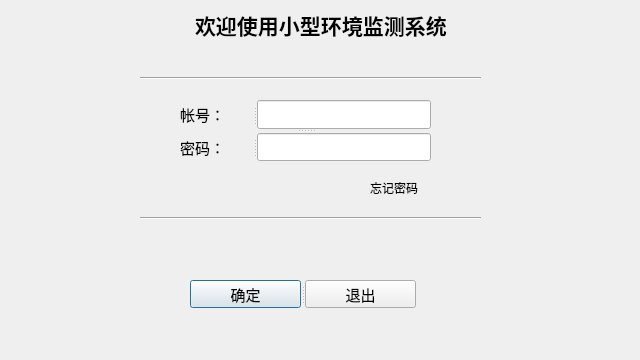
<?xml version="1.0" encoding="UTF-8"?>
<ui version="4.0">
 <class>loginDialog</class>
 <widget class="QDialog" name="loginDialog">
  <property name="geometry">
   <rect>
    <x>0</x>
    <y>0</y>
    <width>640</width>
    <height>360</height>
   </rect>
  </property>
  <property name="windowTitle">
   <string>Dialog</string>
  </property>
  <widget class="QLabel" name="login_NoPassLabel">
   <property name="geometry">
    <rect>
     <x>370</x>
     <y>180</y>
     <width>72</width>
     <height>15</height>
    </rect>
   </property>
   <property name="font">
    <font>
     <underline>true</underline>
    </font>
   </property>
   <property name="cursor">
    <cursorShape>OpenHandCursor</cursorShape>
   </property>
   <property name="mouseTracking">
    <bool>false</bool>
   </property>
   <property name="text">
    <string>忘记密码</string>
   </property>
  </widget>
  <widget class="Line" name="line">
   <property name="geometry">
    <rect>
     <x>140</x>
     <y>70</y>
     <width>341</width>
     <height>16</height>
    </rect>
   </property>
   <property name="orientation">
    <enum>Qt::Horizontal</enum>
   </property>
  </widget>
  <widget class="Line" name="line_3">
   <property name="geometry">
    <rect>
     <x>140</x>
     <y>210</y>
     <width>341</width>
     <height>16</height>
    </rect>
   </property>
   <property name="orientation">
    <enum>Qt::Horizontal</enum>
   </property>
  </widget>
  <widget class="QSplitter" name="splitter_3">
   <property name="geometry">
    <rect>
     <x>180</x>
     <y>100</y>
     <width>251</width>
     <height>61</height>
    </rect>
   </property>
   <property name="orientation">
    <enum>Qt::Vertical</enum>
   </property>
   <widget class="QSplitter" name="splitter">
    <property name="orientation">
     <enum>Qt::Horizontal</enum>
    </property>
    <widget class="QLabel" name="label">
     <property name="font">
      <font>
       <pointsize>11</pointsize>
      </font>
     </property>
     <property name="text">
      <string>帐号：</string>
     </property>
    </widget>
    <widget class="QLineEdit" name="login_UserLine"/>
   </widget>
   <widget class="QSplitter" name="splitter_2">
    <property name="orientation">
     <enum>Qt::Horizontal</enum>
    </property>
    <widget class="QLabel" name="label_2">
     <property name="font">
      <font>
       <pointsize>11</pointsize>
      </font>
     </property>
     <property name="text">
      <string>密码：</string>
     </property>
    </widget>
    <widget class="QLineEdit" name="login_PassLine">
     <property name="echoMode">
      <enum>QLineEdit::Password</enum>
     </property>
    </widget>
   </widget>
  </widget>
  <widget class="QSplitter" name="splitter_4">
   <property name="geometry">
    <rect>
     <x>190</x>
     <y>280</y>
     <width>226</width>
     <height>28</height>
    </rect>
   </property>
   <property name="orientation">
    <enum>Qt::Horizontal</enum>
   </property>
   <widget class="QPushButton" name="login_SureBtn">
    <property name="font">
     <font>
      <pointsize>11</pointsize>
     </font>
    </property>
    <property name="text">
     <string>确定</string>
    </property>
   </widget>
   <widget class="QPushButton" name="login_ExitBtn">
    <property name="font">
     <font>
      <pointsize>11</pointsize>
     </font>
    </property>
    <property name="text">
     <string>退出</string>
    </property>
   </widget>
  </widget>
  <widget class="QWidget" name="">
   <property name="geometry">
    <rect>
     <x>0</x>
     <y>10</y>
     <width>641</width>
     <height>29</height>
    </rect>
   </property>
   <layout class="QHBoxLayout" name="horizontalLayout">
    <item>
     <spacer name="horizontalSpacer">
      <property name="orientation">
       <enum>Qt::Horizontal</enum>
      </property>
      <property name="sizeHint" stdset="0">
       <size>
        <width>40</width>
        <height>20</height>
       </size>
      </property>
     </spacer>
    </item>
    <item>
     <widget class="QLabel" name="label_3">
      <property name="font">
       <font>
        <pointsize>16</pointsize>
        <weight>75</weight>
        <bold>true</bold>
       </font>
      </property>
      <property name="cursor">
       <cursorShape>ArrowCursor</cursorShape>
      </property>
      <property name="layoutDirection">
       <enum>Qt::LeftToRight</enum>
      </property>
      <property name="text">
       <string>欢迎使用小型环境监测系统</string>
      </property>
     </widget>
    </item>
    <item>
     <spacer name="horizontalSpacer_2">
      <property name="orientation">
       <enum>Qt::Horizontal</enum>
      </property>
      <property name="sizeHint" stdset="0">
       <size>
        <width>40</width>
        <height>20</height>
       </size>
      </property>
     </spacer>
    </item>
   </layout>
  </widget>
 </widget>
 <resources/>
 <connections/>
</ui>
